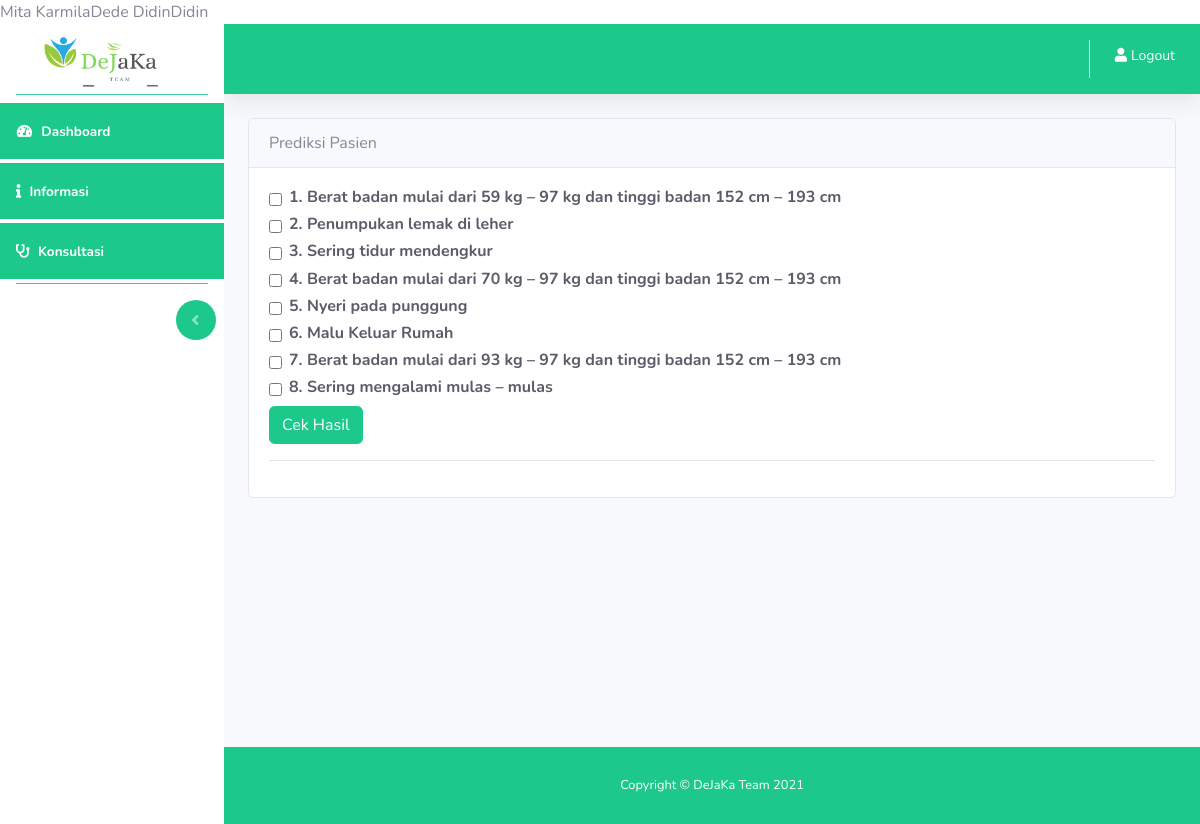
Page /user/index.php?page=prediksi (signed in) on the committed database.
### tables this page shows
CREATE TABLE `user` (
  `id` int(11) NOT NULL,
  `nama` varchar(255) NOT NULL,
  `password` varchar(6) NOT NULL,
  `role` enum('Admin','Pegawai','Pasien') NOT NULL,
  `jenis_k` enum('L','P') NOT NULL,
  `alamat` text NOT NULL,
  `no_telp` varchar(13) NOT NULL
);

CREATE TABLE `kriteria` (
  `id_kriteria` int(11) NOT NULL,
  `id_kelompok` int(11) NOT NULL,
  `kode` varchar(10) NOT NULL,
  `keterangan` char(200) NOT NULL,
  `cf_rule` float NOT NULL,
  `cf_user` float NOT NULL
);

### user/prediksi-pasien/prediksi.php (the view)
<div class="container-fluid">
	<div class="card">
		<div class="card-header">Prediksi Pasien</div>
		<div class="card-body text-dark">
			<?php
				$no = 1;
				$query = mysqli_query($koneksi, "SELECT * FROM kriteria");
				while ($data  = mysqli_fetch_assoc($query)) { ?>
			<form action="index.php?page=hasil_periksa" method="post">
				<div class="form-check">
				  <input class="form-check-input " type="checkbox" value="<?= $data['id_kriteria']; ?>" name="id_kriteria[]">
				  <label class="form-check-label" for="defaultCheck1">
				    <p class="font-weight-bolder align-middle h6"><?= $no++; ?>. <?= $data['keterangan']; ?></p>
				  </label>
				</div>
				<?php }	?>
				<button type="submit" name="kirim" class="btn btn-success">Cek Hasil</button>
			</form>
			<hr>
		</div>
	</div>
</div>

### koneksi/koneksi.php
<?php
	$koneksi = mysqli_connect("localhost", "root", "", "diet_sehat");
	$ambil = mysqli_query($koneksi, "SELECT * FROM user");
	while ($data = mysqli_fetch_assoc($ambil)) {
		echo $data['nama'];
	}
?>

### rows in the picture
user: nama "Dede Didin"
user: nama "Didin"
kriteria: keterangan "Berat badan mulai dari 59 kg – 97 kg dan tinggi badan 152 cm – 193 cm"
kriteria: keterangan "Penumpukan lemak di leher"
kriteria: keterangan "Sering tidur mendengkur"
kriteria: keterangan "Berat badan mulai dari 70 kg – 97 kg dan tinggi badan 152 cm – 193 cm"
kriteria: keterangan "Nyeri pada punggung"
kriteria: keterangan "Malu Keluar Rumah"
kriteria: keterangan "Berat badan mulai dari 93 kg – 97 kg dan tinggi badan 152 cm – 193 cm"
kriteria: keterangan "Sering mengalami mulas – mulas"
